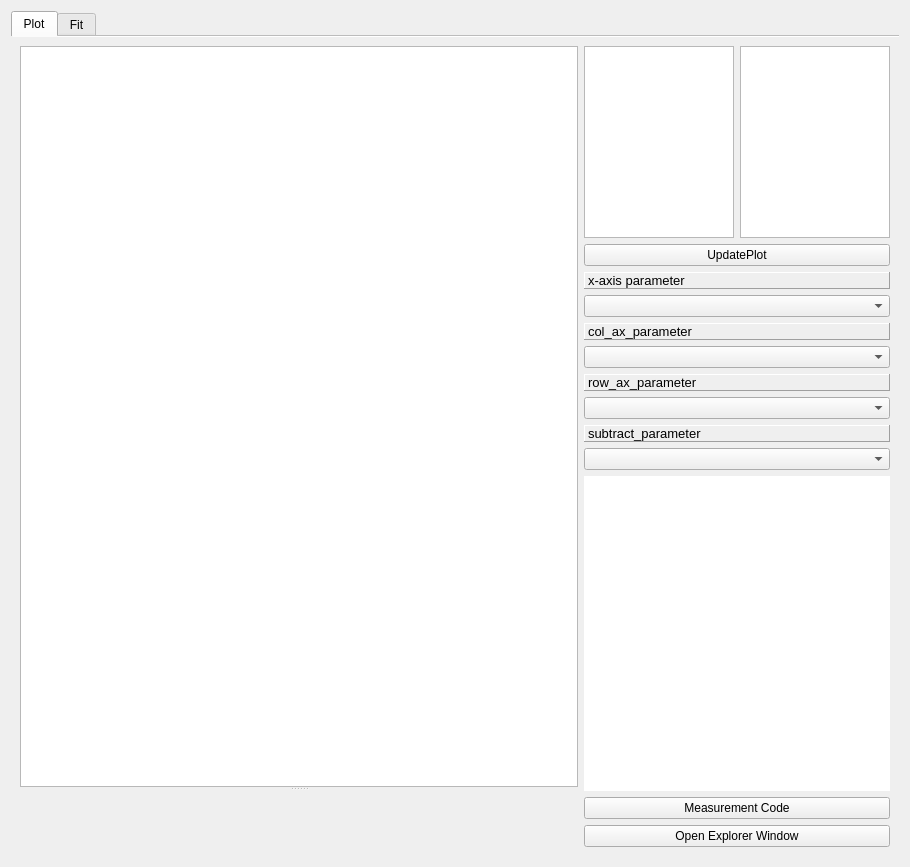
<?xml version="1.0" encoding="UTF-8"?>
<ui version="4.0">
 <class>window</class>
 <widget class="QWidget" name="window">
  <property name="geometry">
   <rect>
    <x>0</x>
    <y>0</y>
    <width>910</width>
    <height>867</height>
   </rect>
  </property>
  <property name="windowTitle">
   <string>Form</string>
  </property>
  <layout class="QVBoxLayout" name="verticalLayout">
   <item>
    <widget class="QTabWidget" name="parameter_tab">
     <property name="maximumSize">
      <size>
       <width>16777213</width>
       <height>16777215</height>
      </size>
     </property>
     <property name="tabPosition">
      <enum>QTabWidget::North</enum>
     </property>
     <property name="tabShape">
      <enum>QTabWidget::Rounded</enum>
     </property>
     <property name="currentIndex">
      <number>0</number>
     </property>
     <property name="documentMode">
      <bool>true</bool>
     </property>
     <property name="movable">
      <bool>false</bool>
     </property>
     <widget class="QWidget" name="plot_tab">
      <attribute name="title">
       <string>Plot</string>
      </attribute>
      <layout class="QGridLayout" name="gridLayout">
       <item row="0" column="1">
        <widget class="QListWidget" name="observation_widget">
         <property name="sizePolicy">
          <sizepolicy hsizetype="Maximum" vsizetype="Maximum">
           <horstretch>0</horstretch>
           <verstretch>0</verstretch>
          </sizepolicy>
         </property>
         <property name="maximumSize">
          <size>
           <width>150</width>
           <height>1600</height>
          </size>
         </property>
         <property name="selectionMode">
          <enum>QAbstractItemView::ExtendedSelection</enum>
         </property>
        </widget>
       </item>
       <item row="0" column="2">
        <widget class="QListWidget" name="average_parameter_widget">
         <property name="sizePolicy">
          <sizepolicy hsizetype="Maximum" vsizetype="Maximum">
           <horstretch>0</horstretch>
           <verstretch>0</verstretch>
          </sizepolicy>
         </property>
         <property name="maximumSize">
          <size>
           <width>150</width>
           <height>1500</height>
          </size>
         </property>
         <property name="selectionMode">
          <enum>QAbstractItemView::ExtendedSelection</enum>
         </property>
        </widget>
       </item>
       <item row="1" column="1" colspan="2">
        <widget class="QPushButton" name="update_plot_button">
         <property name="sizePolicy">
          <sizepolicy hsizetype="Minimum" vsizetype="Maximum">
           <horstretch>0</horstretch>
           <verstretch>0</verstretch>
          </sizepolicy>
         </property>
         <property name="maximumSize">
          <size>
           <width>160000</width>
           <height>16777215</height>
          </size>
         </property>
         <property name="text">
          <string>UpdatePlot</string>
         </property>
        </widget>
       </item>
       <item row="2" column="1" colspan="2">
        <widget class="QLabel" name="label">
         <property name="font">
          <font>
           <pointsize>10</pointsize>
          </font>
         </property>
         <property name="frameShape">
          <enum>QFrame::Panel</enum>
         </property>
         <property name="frameShadow">
          <enum>QFrame::Raised</enum>
         </property>
         <property name="text">
          <string>x-axis parameter</string>
         </property>
        </widget>
       </item>
       <item row="3" column="1" colspan="2">
        <widget class="QComboBox" name="x_axis_parameter_comboBox">
         <property name="editable">
          <bool>false</bool>
         </property>
         <property name="maxVisibleItems">
          <number>30</number>
         </property>
         <property name="frame">
          <bool>true</bool>
         </property>
        </widget>
       </item>
       <item row="4" column="1" colspan="2">
        <widget class="QLabel" name="label_2">
         <property name="font">
          <font>
           <pointsize>10</pointsize>
          </font>
         </property>
         <property name="frameShape">
          <enum>QFrame::Panel</enum>
         </property>
         <property name="frameShadow">
          <enum>QFrame::Raised</enum>
         </property>
         <property name="text">
          <string>col_ax_parameter</string>
         </property>
        </widget>
       </item>
       <item row="5" column="1" colspan="2">
        <widget class="QComboBox" name="col_ax_parameter_comboBox">
         <property name="editable">
          <bool>false</bool>
         </property>
         <property name="maxVisibleItems">
          <number>30</number>
         </property>
         <property name="frame">
          <bool>true</bool>
         </property>
        </widget>
       </item>
       <item row="6" column="1" colspan="2">
        <widget class="QLabel" name="label_4">
         <property name="font">
          <font>
           <pointsize>10</pointsize>
          </font>
         </property>
         <property name="frameShape">
          <enum>QFrame::Panel</enum>
         </property>
         <property name="frameShadow">
          <enum>QFrame::Raised</enum>
         </property>
         <property name="text">
          <string>row_ax_parameter</string>
         </property>
        </widget>
       </item>
       <item row="8" column="1" colspan="2">
        <widget class="QLabel" name="label_3">
         <property name="font">
          <font>
           <pointsize>10</pointsize>
          </font>
         </property>
         <property name="frameShape">
          <enum>QFrame::Panel</enum>
         </property>
         <property name="frameShadow">
          <enum>QFrame::Raised</enum>
         </property>
         <property name="text">
          <string>subtract_parameter</string>
         </property>
        </widget>
       </item>
       <item row="7" column="1" colspan="2">
        <widget class="QComboBox" name="row_ax_parameter_comboBox">
         <property name="editable">
          <bool>false</bool>
         </property>
         <property name="maxVisibleItems">
          <number>30</number>
         </property>
         <property name="frame">
          <bool>true</bool>
         </property>
        </widget>
       </item>
       <item row="9" column="1" colspan="2">
        <widget class="QComboBox" name="subtract_parameter_comboBox">
         <property name="editable">
          <bool>false</bool>
         </property>
         <property name="maxVisibleItems">
          <number>30</number>
         </property>
         <property name="frame">
          <bool>true</bool>
         </property>
        </widget>
       </item>
       <item row="11" column="1" colspan="2">
        <widget class="QPushButton" name="open_code_button">
         <property name="text">
          <string>Measurement Code</string>
         </property>
        </widget>
       </item>
       <item row="12" column="1" colspan="2">
        <widget class="QPushButton" name="open_explorer_button">
         <property name="text">
          <string>Open Explorer Window</string>
         </property>
        </widget>
       </item>
       <item row="11" column="0" rowspan="2">
        <layout class="QGridLayout" name="toolbar_layout">
         <property name="rightMargin">
          <number>0</number>
         </property>
        </layout>
       </item>
       <item row="10" column="1" colspan="2">
        <widget class="QPlainTextEdit" name="info">
         <property name="acceptDrops">
          <bool>false</bool>
         </property>
         <property name="frameShape">
          <enum>QFrame::NoFrame</enum>
         </property>
         <property name="readOnly">
          <bool>true</bool>
         </property>
         <property name="backgroundVisible">
          <bool>false</bool>
         </property>
        </widget>
       </item>
       <item row="0" column="0" rowspan="11">
        <widget class="QSplitter" name="splitter_2">
         <property name="sizePolicy">
          <sizepolicy hsizetype="Expanding" vsizetype="Expanding">
           <horstretch>0</horstretch>
           <verstretch>0</verstretch>
          </sizepolicy>
         </property>
         <property name="frameShadow">
          <enum>QFrame::Plain</enum>
         </property>
         <property name="orientation">
          <enum>Qt::Vertical</enum>
         </property>
         <widget class="QTableWidgetEnhancedDrop" name="parameter_table_widget">
          <property name="verticalScrollBarPolicy">
           <enum>Qt::ScrollBarAsNeeded</enum>
          </property>
          <property name="selectionMode">
           <enum>QAbstractItemView::MultiSelection</enum>
          </property>
         </widget>
         <widget class="QWidget" name="gridLayoutWidget">
          <layout class="QGridLayout" name="plot_layout"/>
         </widget>
        </widget>
       </item>
      </layout>
     </widget>
     <widget class="QWidget" name="fit_tab">
      <attribute name="title">
       <string>Fit</string>
      </attribute>
      <layout class="QGridLayout" name="gridLayout_2">
       <item row="0" column="0">
        <widget class="QSplitter" name="splitter">
         <property name="orientation">
          <enum>Qt::Vertical</enum>
         </property>
         <widget class="QTableWidgetEnhanced" name="fit_result_table_widget">
          <property name="maximumSize">
           <size>
            <width>16777215</width>
            <height>400</height>
           </size>
          </property>
          <property name="selectionMode">
           <enum>QAbstractItemView::MultiSelection</enum>
          </property>
         </widget>
         <widget class="QWidget" name="gridLayoutWidget_4">
          <layout class="QGridLayout" name="plot_fit_layout" rowstretch="0" columnstretch="0"/>
         </widget>
        </widget>
       </item>
       <item row="1" column="0">
        <layout class="QGridLayout" name="toolbar_fit_layout">
         <property name="rightMargin">
          <number>0</number>
         </property>
        </layout>
       </item>
       <item row="0" column="1" rowspan="2">
        <widget class="QPushButton" name="update_fit_result_button">
         <property name="sizePolicy">
          <sizepolicy hsizetype="Maximum" vsizetype="Expanding">
           <horstretch>0</horstretch>
           <verstretch>0</verstretch>
          </sizepolicy>
         </property>
         <property name="minimumSize">
          <size>
           <width>100</width>
           <height>100</height>
          </size>
         </property>
         <property name="text">
          <string>UpdateFit</string>
         </property>
        </widget>
       </item>
      </layout>
     </widget>
    </widget>
   </item>
  </layout>
 </widget>
 <customwidgets>
  <customwidget>
   <class>QTableWidgetEnhanced</class>
   <extends>QTableWidget</extends>
   <header>pandage/qtgui/custom_widgets.h</header>
  </customwidget>
  <customwidget>
   <class>QTableWidgetEnhancedDrop</class>
   <extends>QTableWidget</extends>
   <header>pandage/qtgui/custom_widgets.h</header>
  </customwidget>
 </customwidgets>
 <resources/>
 <connections/>
</ui>
